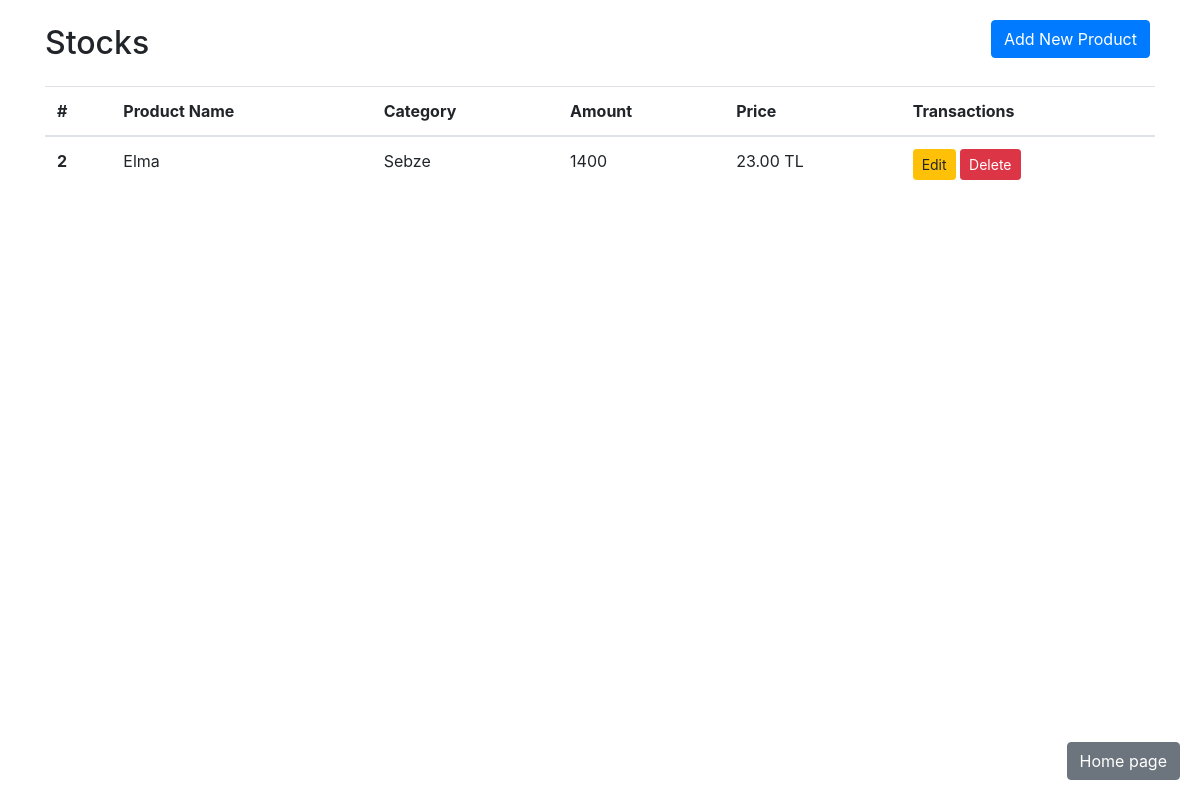
Page /yonetici_stoklar.php (signed in) on the committed database.
### tables this page shows
CREATE TABLE `products` (
  `id` int(11) NOT NULL,
  `name` varchar(255) NOT NULL,
  `category` varchar(100) NOT NULL,
  `quantity` int(11) NOT NULL,
  `price` decimal(10,2) NOT NULL,
  `created_at` timestamp NOT NULL DEFAULT current_timestamp()
);

### yonetici_stoklar.php (the view, shortened to what this page needs)
<?php
$servername = "localhost";
$username = "root";
$password = "";
$database = "stokapp";
$conn = new mysqli($servername, $username, $password, $database);
$sql = "SELECT * FROM products";
$result = $conn->query($sql);
$products = array();
if ($result->num_rows > 0) {
    while ($row = $result->fetch_assoc()) {
        $products[] = $row;
    }
}
?>
<!DOCTYPE html>
<html lang="en">
<head>
  <link href="https://maxcdn.bootstrapcdn.com/bootstrap/4.5.2/css/bootstrap.min.css" rel="stylesheet">
</head>
<body>
  <div class="container">
    <div class="row">
      <div class="col-md-12">
        <h2 class="mt-4 mb-4">Stocks</h2>
        <a href="yeni_urun.php" class="btn btn-primary mb-3" style="position: absolute; top: 20px; right: 20px;">Add New Product</a>
        <table class="table">
          <thead>
            <tr>
              <th scope="col">#</th>
              <th scope="col">Product Name</th>
              <th scope="col">Category</th>
              <th scope="col">Amount</th>
              <th scope="col">Price</th>
              <th scope="col">Transactions</th>
            </tr>
          </thead>
          <tbody>
            <?php foreach ($products as $product): ?>
              <tr>
                <th scope="row"><?php echo $product['id']; ?></th>
                <td><?php echo $product['name']; ?></td>
                <td><?php echo $product['category']; ?></td>
                <td><?php echo $product['quantity']; ?></td>
                <td><?php echo $product['price']; ?> TL</td>
                <td>
                  <a href="duzenle.php?id=<?php echo $product['id']; ?>" class="btn btn-sm btn-warning">Edit</a>
                  <a href="sil.php?id=<?php echo $product['id']; ?>" class="btn btn-sm btn-danger">Delete</a>
                </td>
              </tr>
            <?php endforeach; ?>
          </tbody>
        </table>
      </div>
    </div>
  </div>
   <a href="yonetici_anasayfa.php" class="btn btn-secondary return-button">Home page</a>
</body>
</html>

### yonetici_stoklar.php (style rules this page uses)
.return-button { position: fixed; bottom: 20px; right: 20px; z-index: 99; }

### rows in the picture
products: id "2", name "Elma", category "Sebze", quantity "1400", price "23.00"
